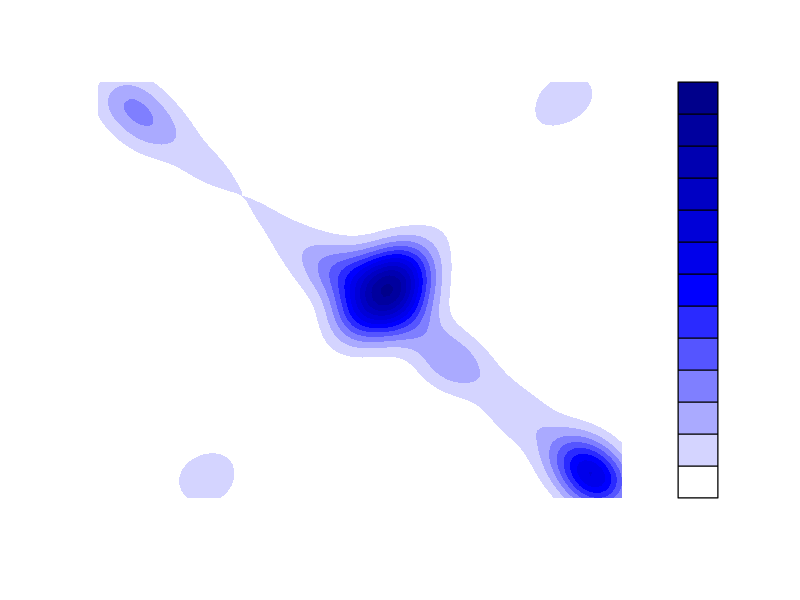
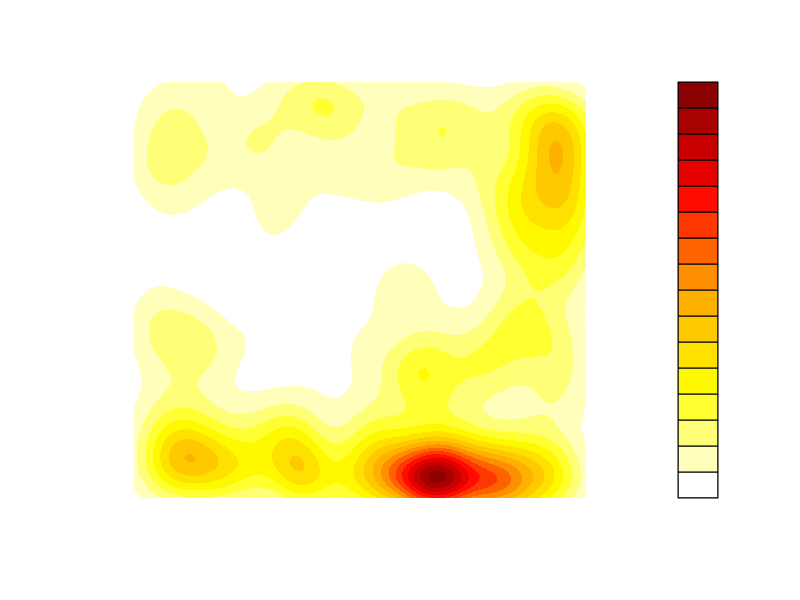

Recreate these plots in R, in order.
library(MASS)
epm <- read.csv("epm.csv")
dens <- kde2d(epm$x, epm$y, n=100)
filled.contour(dens, color.palette = colorRampPalette(c('white', 'blue', 'darkblue')), axes = FALSE, asp = 1)

of <- read.csv("of.csv")
dens <- kde2d(of$x, of$y, n=100)
filled.contour(dens, color.palette = colorRampPalette(c('white', 'yellow', 'orange', 'red', 'darkred')), axes = FALSE, asp = 1)
